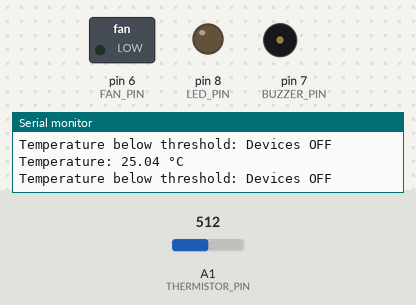
Bench run of a sketch on a simulated Arduino Uno, built with avr-gcc and run on an emulated ATmega328P. Parts: switched loads named in the sketch (green lamp = pin HIGH), output pins drawn as LEDs (lit = HIGH), buzzer (waves = sounding, pin HIGH), the last lines printed to the serial monitor. The inputs (shaded band) are chosen by the test bench; at power-on: A1 (THERMISTOR_PIN) = 512.

Above: at 1.8 s.
1.9 s: A1 (THERMISTOR_PIN) set to 737
3.4 s: A1 (THERMISTOR_PIN) set to 762
At 5.0 s:
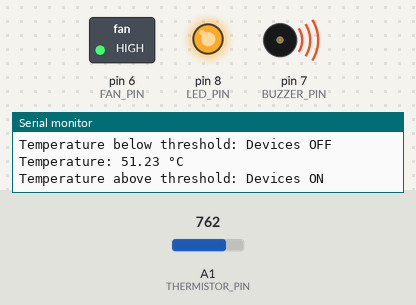
5.5 s: A1 (THERMISTOR_PIN) set to 716
At 6.6 s:
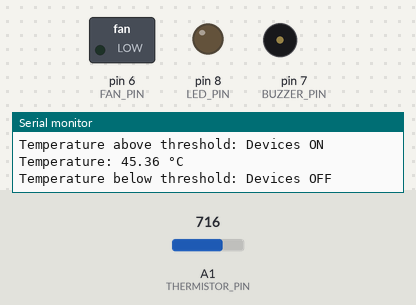
7.5 s: A1 (THERMISTOR_PIN) set to 900
At 9.4 s:
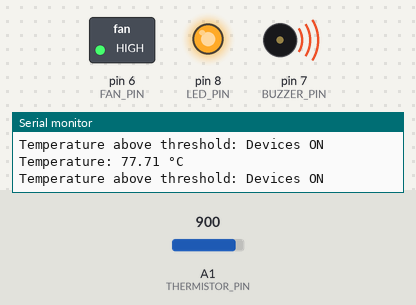
Timing chart, 0 to 10.5 s (numbered marks = the images above; inputs shaded):
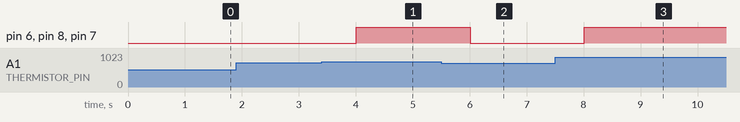

The sketch:

arduino_fire.ino
```cpp
// Pin Definitions
#define THERMISTOR_PIN A1  // Thermistor input (voltage divider output)
#define FAN_PIN 6          // Fan control (via transistor)
#define BUZZER_PIN 7       // Active buzzer control
#define LED_PIN 8          // LED control

// Temperature Threshold (in °C) for triggering the devices
#define TEMP_THRESHOLD 50

// Thermistor and Voltage Divider Constants
#define SERIES_RESISTOR 10000.0       // 10kΩ resistor used in the voltage divider
#define NOMINAL_RESISTANCE 10000.0      // Thermistor resistance at 25°C (10kΩ)
#define NOMINAL_TEMPERATURE 25.0        // 25°C (reference temperature)
#define B_COEFFICIENT 3950.0            // Beta coefficient of the thermistor

void setup() {
  Serial.begin(9600);

  // Initialize output pins
  pinMode(FAN_PIN, OUTPUT);
  pinMode(BUZZER_PIN, OUTPUT);
  pinMode(LED_PIN, OUTPUT);

  // Start with all devices OFF
  digitalWrite(FAN_PIN, LOW);
  digitalWrite(BUZZER_PIN, LOW);
  digitalWrite(LED_PIN, LOW);
}

void loop() {
  // Read the raw ADC value from the thermistor voltage divider
  int rawValue = analogRead(THERMISTOR_PIN);

  // Avoid division by zero (in case rawValue is 0)
  if (rawValue == 0) {
    rawValue = 1;
  }

  // Calculate the resistance of the thermistor:
  // Using the formula: R_thermistor = SERIES_RESISTOR * ((1023 / rawValue) - 1)
  float resistance = SERIES_RESISTOR * ((1023.0 / rawValue) - 1);

  // Apply the Steinhart-Hart equation to compute temperature in Kelvin
  float steinhart = log(resistance / NOMINAL_RESISTANCE) / B_COEFFICIENT;
  steinhart += 1.0 / (NOMINAL_TEMPERATURE + 273.15); // in Kelvin
  steinhart = 1.0 / steinhart;  // Temperature in Kelvin
  float temperatureC = steinhart - 273.15;  // Convert Kelvin to Celsius

  // Print the temperature for debugging
  Serial.print("Temperature: ");
  Serial.print(temperatureC);
  Serial.println(" °C");

  // Temperature-based logic: If temperature exceeds threshold, activate devices
  if (temperatureC > TEMP_THRESHOLD) {
    digitalWrite(FAN_PIN, HIGH);       // Turn on Fan
    digitalWrite(BUZZER_PIN, HIGH);      // Activate Buzzer
    digitalWrite(LED_PIN, HIGH);         // Light up LED
    Serial.println("Temperature above threshold: Devices ON");
  } else {
    digitalWrite(FAN_PIN, LOW);        // Turn off Fan
    digitalWrite(BUZZER_PIN, LOW);       // Deactivate Buzzer
    digitalWrite(LED_PIN, LOW);          // Turn off LED
    Serial.println("Temperature below threshold: Devices OFF");
  }

  delay(1000);  // Delay 1 second before next reading
}
```

Measured:
- the behaviour switches between 752 and 753 on A1 (THERMISTOR_PIN) (found by bisection; images 0 and 1)
- after the input at 3.4 s, pin 6 (FAN_PIN), pin 8 (LED_PIN), pin 7 (BUZZER_PIN): LOW → HIGH after 0.61 s
- after the input at 5.5 s, pin 6 (FAN_PIN), pin 8 (LED_PIN), pin 7 (BUZZER_PIN): HIGH → LOW after 0.51 s
- after the input at 7.5 s, pin 6 (FAN_PIN), pin 8 (LED_PIN), pin 7 (BUZZER_PIN): LOW → HIGH after 0.51 s
